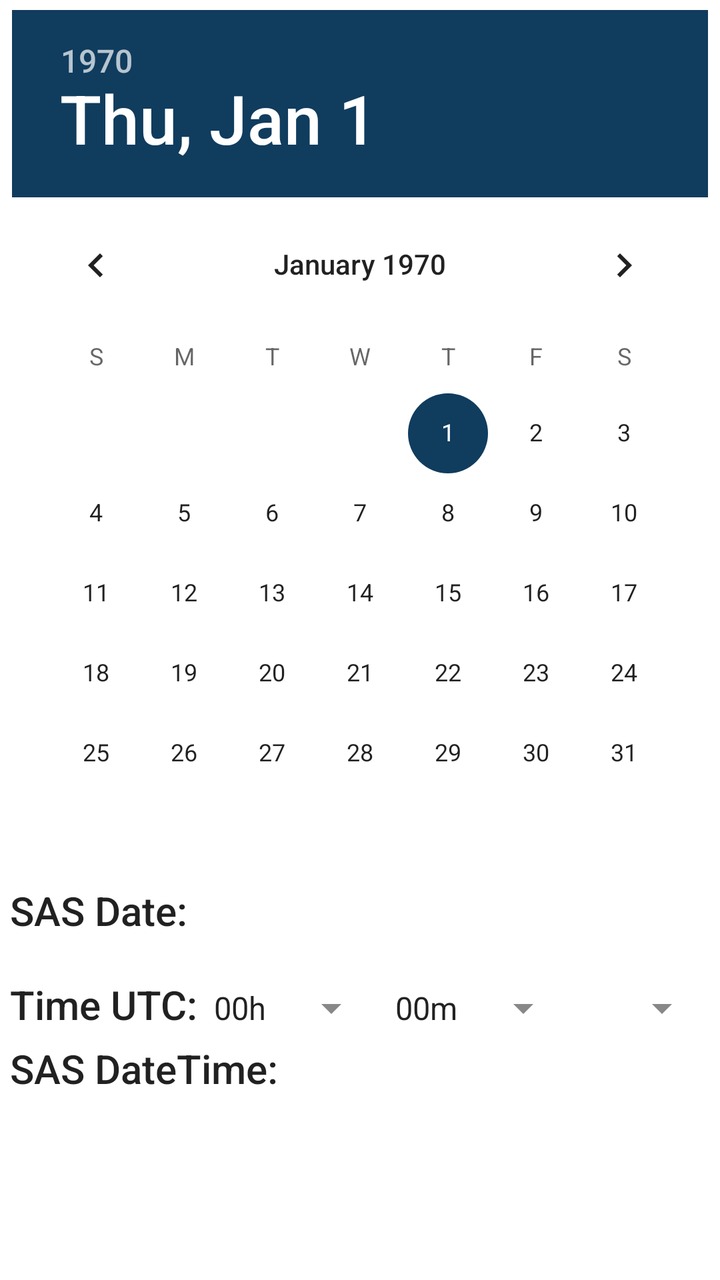
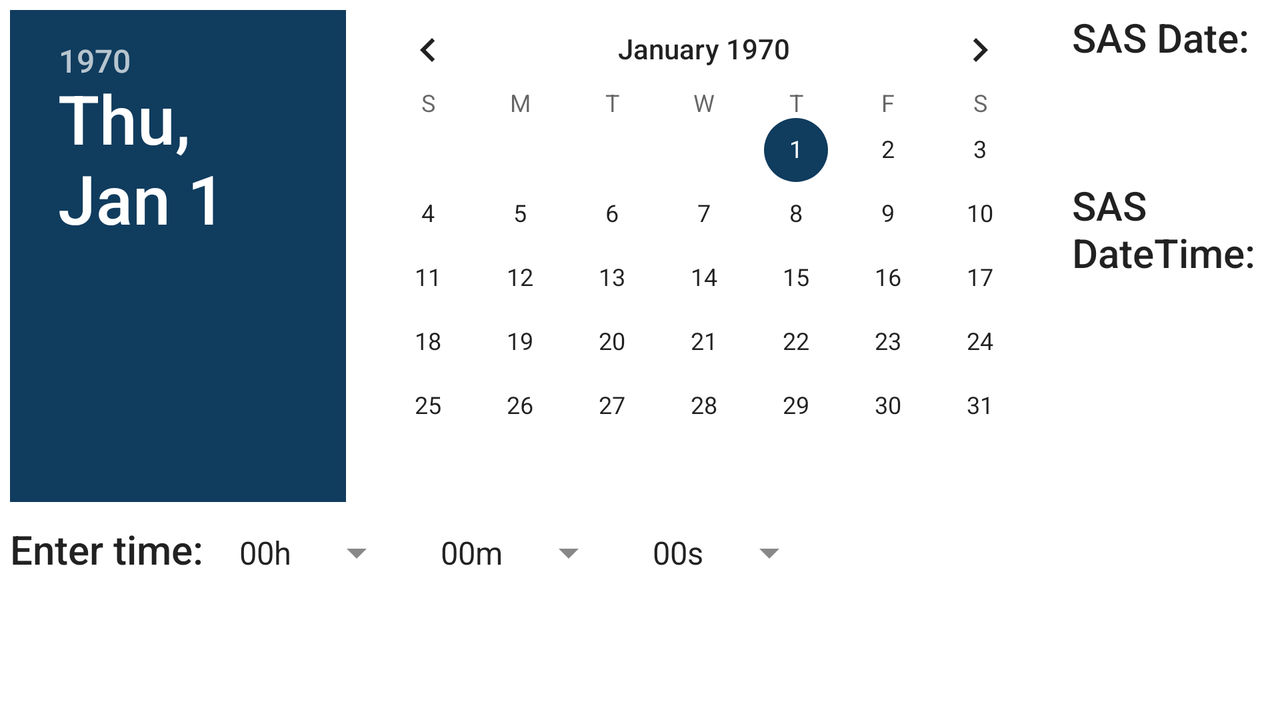

An Android layout and its configuration variant, each rendered on a device that would load it. The default file and the variant file are quoted in full after the pictures.
<!-- AndroidManifest.xml: application theme Theme.CalcDateSAS -->
<!-- res/layout/activity_time_to_sas.xml -->
<?xml version="1.0" encoding="utf-8"?>
<androidx.constraintlayout.widget.ConstraintLayout xmlns:android="http://schemas.android.com/apk/res/android"
    xmlns:app="http://schemas.android.com/apk/res-auto"
    xmlns:tools="http://schemas.android.com/tools"
    android:layout_width="match_parent"
    android:layout_height="match_parent"
    tools:context=".TimeToSAS">

    <DatePicker
        android:id="@+id/dtp1"
        app:layout_constraintLeft_toLeftOf="parent"
        app:layout_constraintRight_toRightOf="parent"
        android:layout_width="wrap_content"
        android:layout_height="wrap_content"
        android:layout_margin="5dp"
        app:layout_constraintTop_toTopOf="parent" />

    <LinearLayout
        android:id="@+id/lldt1"
        android:layout_width="match_parent"
        android:layout_height="wrap_content"
        android:layout_margin="5dp"
        android:orientation="horizontal"
        app:layout_constraintTop_toBottomOf="@+id/dtp1">

        <TextView
            android:layout_width="wrap_content"
            android:layout_height="wrap_content"
            android:text="@string/sas_date"
            android:textAppearance="@style/TextAppearance.AppCompat.Body2"
            android:textSize="20sp" />

        <TextView
            android:layout_marginStart="5dp"
            android:id="@+id/tvdt1"
            android:layout_width="match_parent"
            android:layout_height="wrap_content"
            android:textAppearance="@style/TextAppearance.AppCompat.Body1"
            android:textSize="20sp" />

    </LinearLayout>



    <LinearLayout
        android:id="@+id/ll1"
        android:layout_width="match_parent"
        android:layout_height="wrap_content"
        android:layout_marginStart="5dp"
        android:layout_marginEnd="5dp"
        android:layout_marginBottom="5dp"
        android:layout_marginTop="20dp"
        android:orientation="horizontal"
        app:layout_constraintTop_toBottomOf="@+id/lldt1"
        >

        <TextView
            android:id="@+id/lbl"
            android:layout_width="wrap_content"
            android:layout_height="wrap_content"
            android:text="@string/enter_time"
            android:textAppearance="@style/TextAppearance.AppCompat.Body2"
            android:textSize="20sp" />
        <Spinner
            android:id="@+id/sphh"
            android:layout_width="wrap_content"
            android:layout_height="wrap_content"
            android:entries="@array/strHH"
            android:backgroundTint="#888888"
            />
        <Spinner
            android:id="@+id/spmm"
            android:layout_width="wrap_content"
            android:layout_height="wrap_content"
            android:entries="@array/strMM"
            android:backgroundTint="#888888"
            />
        <Spinner
            android:id="@+id/spss"
            android:layout_width="wrap_content"
            android:layout_height="wrap_content"
            android:entries="@array/strSS"
            android:backgroundTint="#888888"
            />




    </LinearLayout>




    <LinearLayout
        android:layout_width="match_parent"
        android:layout_height="wrap_content"
        android:layout_margin="5dp"
        android:orientation="horizontal"
        app:layout_constraintTop_toBottomOf="@+id/ll1">

        <TextView
            android:layout_width="wrap_content"
            android:layout_height="wrap_content"
            android:text="@string/sas_datetime"
            android:textAppearance="@style/TextAppearance.AppCompat.Body2"
            android:textSize="20sp" />

        <TextView
            android:layout_marginStart="5dp"
            android:id="@+id/tv1"
            android:layout_width="match_parent"
            android:layout_height="wrap_content"
            android:textAppearance="@style/TextAppearance.AppCompat.Body1"
            android:textSize="20sp" />

    </LinearLayout>




</androidx.constraintlayout.widget.ConstraintLayout>
<!-- resources referenced by this layout -->
<resources>
  <string-array name="strHH">
          <item>00h</item>
          <item>01h</item>
          <item>02h</item>
          <item>03h</item>
          <item>04h</item>
          <item>05h</item>
          <item>06h</item>
          <item>07h</item>
          <item>08h</item>
          <item>09h</item>
          <item>10h</item>
          <item>11h</item>
          <item>12h</item>
          <item>13h</item>
          <item>14h</item>
          <item>15h</item>
          <item>16h</item>
          <item>17h</item>
          <item>18h</item>
          <item>19h</item>
          <item>20h</item>
          <item>21h</item>
          <item>22h</item>
          <item>23h</item>
      </string-array>
  <string-array name="strSS">
          <item>00s</item>
          <item>01s</item>
          <item>02s</item>
          <item>03s</item>
          <item>04s</item>
          <item>05s</item>
          <item>06s</item>
          <item>07s</item>
          <item>08s</item>
          <item>09s</item>
          <item>10s</item>
          <item>11s</item>
          <item>12s</item>
          <item>13s</item>
          <item>14s</item>
          <item>15s</item>
          <item>16s</item>
          <item>17s</item>
          <item>18s</item>
          <item>19s</item>
          <item>20s</item>
          <item>21s</item>
          <item>22s</item>
          <item>23s</item>
          <item>24s</item>
          <item>25s</item>
          <item>26s</item>
          <item>27s</item>
          <item>28s</item>
          <item>29s</item>
          <item>30s</item>
          <item>31s</item>
          <item>32s</item>
          <item>33s</item>
          <item>34s</item>
          <item>35s</item>
          <item>36s</item>
          <item>37s</item>
          <item>38s</item>
          <item>39s</item>
          <item>40s</item>
          <item>41s</item>
          <item>42s</item>
          <item>43s</item>
          <item>44s</item>
          <item>45s</item>
          <item>46s</item>
          <item>47s</item>
          <item>48s</item>
          <item>49s</item>
          <item>50s</item>
          <item>51s</item>
          <item>52s</item>
          <item>53s</item>
          <item>54s</item>
          <item>55s</item>
          <item>56s</item>
          <item>57s</item>
          <item>58s</item>
          <item>59s</item>
      </string-array>
  <string name="enter_time">Time UTC:</string>
  <string name="sas_date">SAS Date:</string>
  <string name="sas_datetime">SAS DateTime:</string>
  <style name="Theme.CalcDateSAS" parent="Theme.MaterialComponents.DayNight.DarkActionBar">
          
          <item name="colorPrimary">#103C5E</item>
          <item name="colorPrimaryVariant">#0E3350</item>
          <item name="colorOnPrimary">@color/white</item>
          
          <item name="colorSecondary">#103C5E</item>
          <item name="colorSecondaryVariant">@color/black</item>
          <item name="colorOnSecondary">@color/white</item>
          
          <item name="android:statusBarColor" tools:targetApi="l">?attr/colorPrimaryVariant</item>
          
      </style>
</resources>
<!-- res/layout-land/activity_time_to_sas.xml (the repository's variant of the layout above) -->
<!-- drawn on the phone turned sideways -->
<?xml version="1.0" encoding="utf-8"?>
<androidx.constraintlayout.widget.ConstraintLayout xmlns:android="http://schemas.android.com/apk/res/android"
    xmlns:app="http://schemas.android.com/apk/res-auto"
    xmlns:tools="http://schemas.android.com/tools"
    android:layout_width="match_parent"
    android:layout_height="match_parent"
    tools:context=".TimeToSAS">

    <LinearLayout
        android:id="@+id/ll1"
        android:layout_width="wrap_content"
        android:layout_height="wrap_content"
        android:orientation="horizontal"
        app:layout_constraintStart_toStartOf="parent"
        app:layout_constraintTop_toTopOf="parent">

        <DatePicker
            android:id="@+id/dtp1"
            android:layout_width="wrap_content"
            android:layout_height="wrap_content"
            android:layout_margin="5dp"
            app:layout_constraintLeft_toLeftOf="parent"
            app:layout_constraintRight_toRightOf="parent"
            app:layout_constraintTop_toTopOf="parent" />

        <LinearLayout
            android:layout_width="wrap_content"
            android:layout_height="wrap_content"
            android:orientation="vertical">

            <TextView
                android:layout_width="wrap_content"
                android:layout_height="wrap_content"
                android:layout_marginTop="5dp"
                android:layout_marginBottom="5dp"
                android:text="SAS Date: "
                android:textAppearance="@style/TextAppearance.AppCompat.Body2"
                android:textSize="20sp" />

            <TextView

                android:id="@+id/tvdt1"
                android:layout_width="match_parent"
                android:layout_height="wrap_content"
                android:layout_marginBottom="25dp"
                android:textAppearance="@style/TextAppearance.AppCompat.Body1"
                android:textSize="20sp" />


            <TextView
                android:layout_width="wrap_content"
                android:layout_height="wrap_content"
                android:text="SAS DateTime: "
                android:textAppearance="@style/TextAppearance.AppCompat.Body2"
                android:textSize="20sp" />

            <TextView
                android:id="@+id/tv1"
                android:layout_width="match_parent"
                android:layout_height="wrap_content"
                android:layout_marginTop="5dp"
                android:textAppearance="@style/TextAppearance.AppCompat.Body1"
                android:textSize="20sp" />

        </LinearLayout>

    </LinearLayout>

    <LinearLayout
        android:id="@+id/linearLayout"
        android:layout_width="wrap_content"
        android:layout_height="wrap_content"
        android:orientation="horizontal"
        app:layout_constraintStart_toStartOf="@+id/ll1"
        app:layout_constraintTop_toBottomOf="@+id/ll1">

        <TextView
            android:id="@+id/lbl"
            android:layout_width="wrap_content"
            android:layout_height="wrap_content"
            android:layout_margin="5dp"
            android:text="Enter time:"
            android:textAppearance="@style/TextAppearance.AppCompat.Body2"
            android:textSize="20sp" />

        <Spinner
            android:id="@+id/sphh"
            android:layout_width="wrap_content"
            android:layout_height="wrap_content"
            android:layout_margin="5dp"
            android:backgroundTint="#888888"
            android:entries="@array/strHH" />

        <Spinner
            android:id="@+id/spmm"
            android:layout_width="wrap_content"
            android:layout_height="wrap_content"
            android:layout_margin="5dp"
            android:backgroundTint="#888888"
            android:entries="@array/strMM" />

        <Spinner
            android:id="@+id/spss"
            android:layout_width="wrap_content"
            android:layout_height="wrap_content"
            android:layout_margin="5dp"
            android:backgroundTint="#888888"
            android:entries="@array/strSS" />
    </LinearLayout>


</androidx.constraintlayout.widget.ConstraintLayout>
<!-- resources referenced by the variant -->
<!-- as the phone turned sideways resolves them -->
<resources>
  <string-array name="strHH">
          <item>00h</item>
          <item>01h</item>
          <item>02h</item>
          <item>03h</item>
          <item>04h</item>
          <item>05h</item>
          <item>06h</item>
          <item>07h</item>
          <item>08h</item>
          <item>09h</item>
          <item>10h</item>
          <item>11h</item>
          <item>12h</item>
          <item>13h</item>
          <item>14h</item>
          <item>15h</item>
          <item>16h</item>
          <item>17h</item>
          <item>18h</item>
          <item>19h</item>
          <item>20h</item>
          <item>21h</item>
          <item>22h</item>
          <item>23h</item>
      </string-array>
  <string-array name="strSS">
          <item>00s</item>
          <item>01s</item>
          <item>02s</item>
          <item>03s</item>
          <item>04s</item>
          <item>05s</item>
          <item>06s</item>
          <item>07s</item>
          <item>08s</item>
          <item>09s</item>
          <item>10s</item>
          <item>11s</item>
          <item>12s</item>
          <item>13s</item>
          <item>14s</item>
          <item>15s</item>
          <item>16s</item>
          <item>17s</item>
          <item>18s</item>
          <item>19s</item>
          <item>20s</item>
          <item>21s</item>
          <item>22s</item>
          <item>23s</item>
          <item>24s</item>
          <item>25s</item>
          <item>26s</item>
          <item>27s</item>
          <item>28s</item>
          <item>29s</item>
          <item>30s</item>
          <item>31s</item>
          <item>32s</item>
          <item>33s</item>
          <item>34s</item>
          <item>35s</item>
          <item>36s</item>
          <item>37s</item>
          <item>38s</item>
          <item>39s</item>
          <item>40s</item>
          <item>41s</item>
          <item>42s</item>
          <item>43s</item>
          <item>44s</item>
          <item>45s</item>
          <item>46s</item>
          <item>47s</item>
          <item>48s</item>
          <item>49s</item>
          <item>50s</item>
          <item>51s</item>
          <item>52s</item>
          <item>53s</item>
          <item>54s</item>
          <item>55s</item>
          <item>56s</item>
          <item>57s</item>
          <item>58s</item>
          <item>59s</item>
      </string-array>
  <style name="Theme.CalcDateSAS" parent="Theme.MaterialComponents.DayNight.DarkActionBar">
          
          <item name="colorPrimary">#103C5E</item>
          <item name="colorPrimaryVariant">#0E3350</item>
          <item name="colorOnPrimary">@color/white</item>
          
          <item name="colorSecondary">#103C5E</item>
          <item name="colorSecondaryVariant">@color/black</item>
          <item name="colorOnSecondary">@color/white</item>
          
          <item name="android:statusBarColor" tools:targetApi="l">?attr/colorPrimaryVariant</item>
          
      </style>
</resources>
